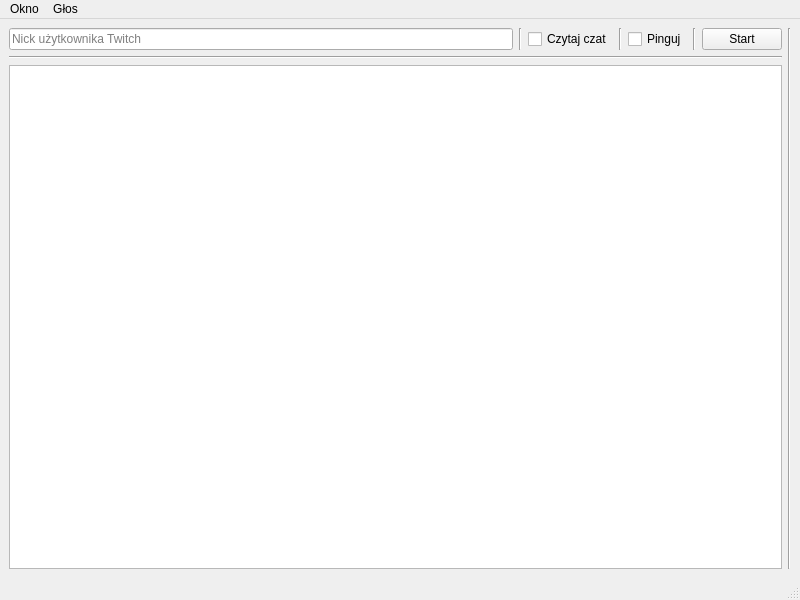
<?xml version="1.0" encoding="UTF-8"?>
<ui version="4.0">
 <class>MainWindow</class>
 <widget class="QMainWindow" name="MainWindow">
  <property name="geometry">
   <rect>
    <x>0</x>
    <y>0</y>
    <width>800</width>
    <height>600</height>
   </rect>
  </property>
  <property name="windowTitle">
   <string>Czat Twitch</string>
  </property>
  <widget class="QWidget" name="centralwidget">
   <layout class="QGridLayout" name="gridLayout">
    <item row="0" column="1">
     <widget class="Line" name="line_5">
      <property name="orientation">
       <enum>Qt::Vertical</enum>
      </property>
     </widget>
    </item>
    <item row="0" column="0">
     <layout class="QVBoxLayout" name="verticalLayout_2">
      <item>
       <layout class="QHBoxLayout" name="horizontalLayout">
        <item>
         <widget class="QLineEdit" name="lineEdit">
          <property name="placeholderText">
           <string>Nick użytkownika Twitch</string>
          </property>
         </widget>
        </item>
        <item>
         <widget class="Line" name="line">
          <property name="orientation">
           <enum>Qt::Vertical</enum>
          </property>
         </widget>
        </item>
        <item>
         <widget class="QCheckBox" name="checkBox">
          <property name="text">
           <string>Czytaj czat</string>
          </property>
         </widget>
        </item>
        <item>
         <widget class="Line" name="line_2">
          <property name="orientation">
           <enum>Qt::Vertical</enum>
          </property>
         </widget>
        </item>
        <item>
         <widget class="QCheckBox" name="checkBox_2">
          <property name="text">
           <string>Pinguj</string>
          </property>
         </widget>
        </item>
        <item>
         <widget class="Line" name="line_4">
          <property name="orientation">
           <enum>Qt::Vertical</enum>
          </property>
         </widget>
        </item>
        <item>
         <widget class="QPushButton" name="pushButton">
          <property name="text">
           <string>Start</string>
          </property>
         </widget>
        </item>
       </layout>
      </item>
      <item>
       <widget class="Line" name="line_3">
        <property name="orientation">
         <enum>Qt::Horizontal</enum>
        </property>
       </widget>
      </item>
      <item>
       <widget class="QListWidget" name="listWidget"/>
      </item>
     </layout>
    </item>
   </layout>
  </widget>
  <widget class="QMenuBar" name="menubar">
   <property name="geometry">
    <rect>
     <x>0</x>
     <y>0</y>
     <width>800</width>
     <height>22</height>
    </rect>
   </property>
   <widget class="QMenu" name="menuOkienko">
    <property name="title">
     <string>Okno</string>
    </property>
    <addaction name="actionUstawienia"/>
   </widget>
   <widget class="QMenu" name="menuG_os">
    <property name="title">
     <string>Głos</string>
    </property>
    <addaction name="actionUstawienia_2"/>
   </widget>
   <addaction name="menuOkienko"/>
   <addaction name="menuG_os"/>
  </widget>
  <widget class="QStatusBar" name="statusbar"/>
  <action name="actionUstawienia">
   <property name="text">
    <string>Ustawienia</string>
   </property>
  </action>
  <action name="actionUstawienia_2">
   <property name="text">
    <string>Ustawienia</string>
   </property>
  </action>
 </widget>
 <resources/>
 <connections/>
</ui>
